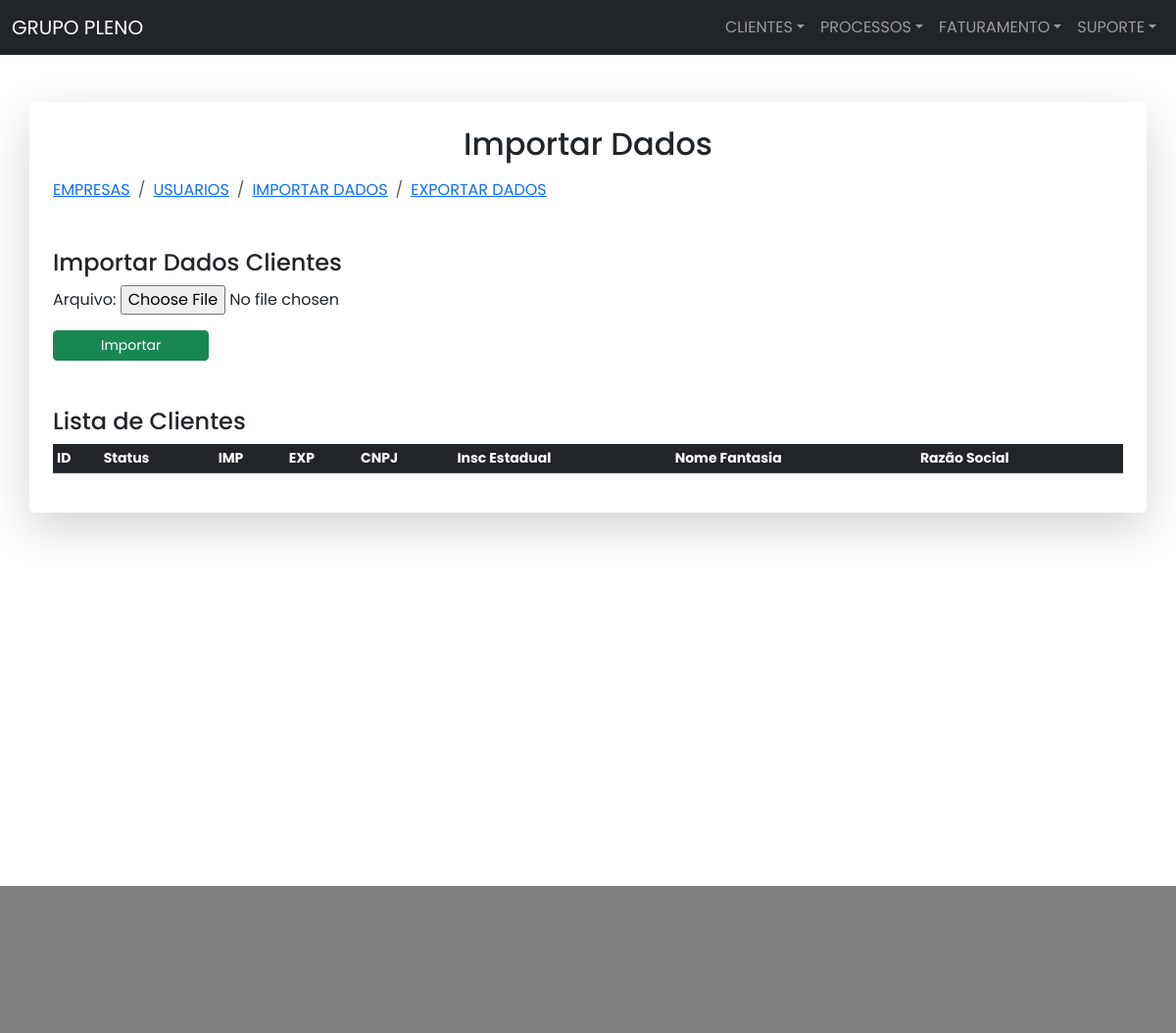
Before: /importarclientes/ with the older database file.
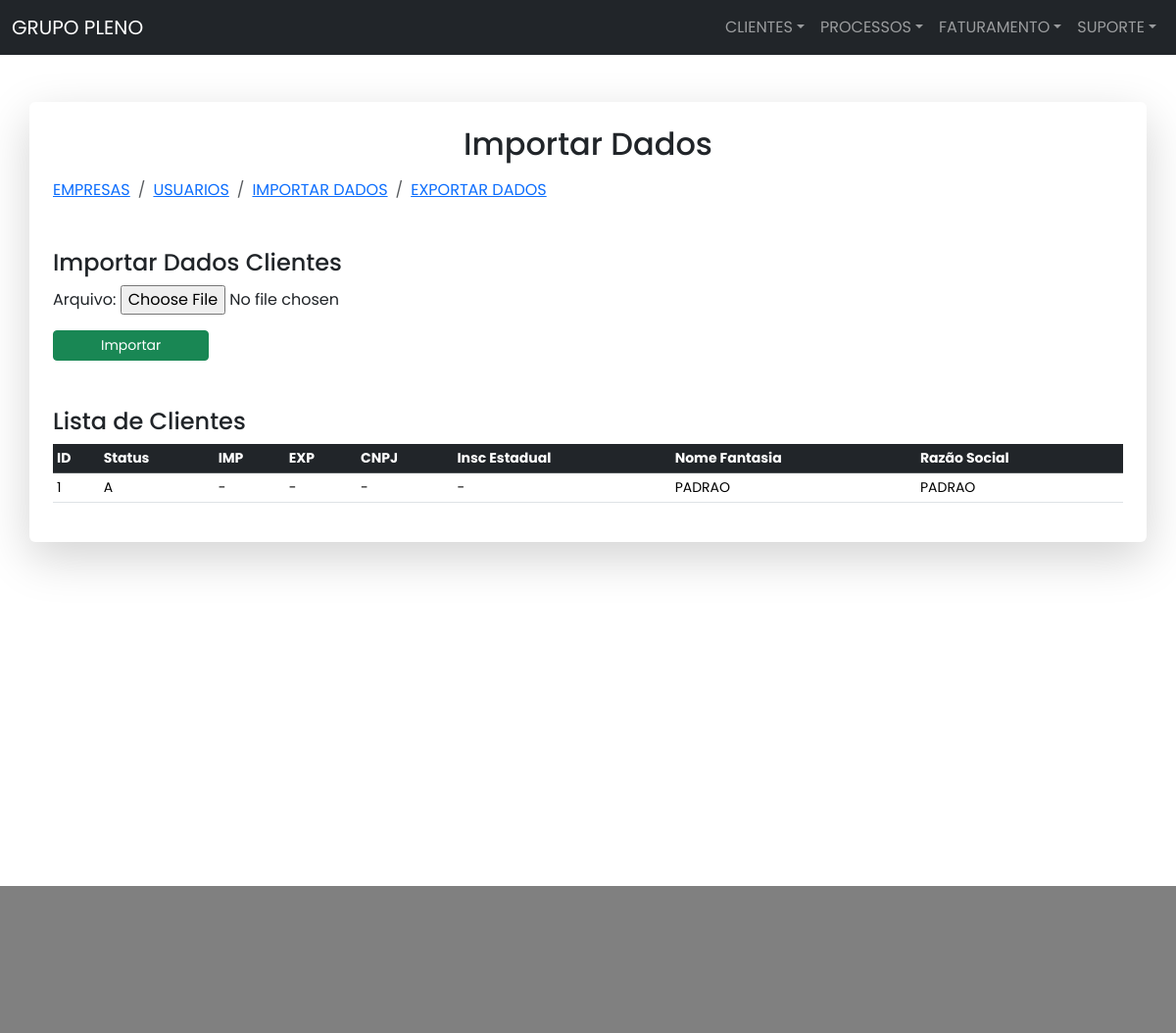
After: the same page with the newer database file.
### parceiros/models.py (models this page shows, shortened)
class Teste1Cliente(models.Model):
    STATUS_CHOICES = [
        ('A', 'ATIVO'),
        ('I', 'INATIVO'),
    ]
    nome = models.CharField(
        max_length=50, verbose_name='NOME FANTASIA', null=True, blank=True)
    razao_social = models.CharField(
        max_length=200, verbose_name='RAZÃO SOCIAL', null=True, blank=True)
    cnpj = models.CharField(
        max_length=25, verbose_name='CNPJ', null=True, blank=True)
    insc_est = models.CharField(
        max_length=25, verbose_name='INSC EST', null=True, blank=True)
    sigla_imp = models.CharField(
        max_length=5, verbose_name='SIGLA IMP', null=True, blank=True)
    sigla_exp = models.CharField(
        max_length=5, verbose_name='SIGLA EXP', null=True, blank=True)
    serv_sigla_imp = models.CharField(
        max_length=5, verbose_name='SIGLA IMP SERV', null=True, blank=True)
    serv_sigla_exp = models.CharField(
        max_length=5, verbose_name='SIGLA EXP SERV', null=True, blank=True)
    cod_interno = models.CharField(
        max_length=25, verbose_name='COD INTERNO', null=True, blank=True)
    observacoes = models.TextField(
        verbose_name='OBSERVACOES', null=True, blank=True)
    status = models.CharField(
        max_length=2, choices=STATUS_CHOICES)
    grupo = models.ForeignKey(Teste1Grupo, related_name='grupos',
                              on_delete=models.SET_NULL,
                              null=True, blank=True)
    categoria = models.ForeignKey(Teste1Categoria, related_name='categorias',
                                  on_delete=models.SET_NULL,
                                  null=True, blank=True)

### suporte/views.py (the view, shortened to what this page needs)
class ImportarClienteView(TemplateView):
    template_name = 'suporte/importar_clientes.html'
    def get(self, request):
        title = 'IMPORTAR CLIENTES'
        clientes = Teste1Cliente.objects.all().order_by('-id')[:50]
        form = ImportarDadosForm()
        return render(request, self.template_name, {
            'title': title,
            'form': form,
            'clientes': clientes
        })

### suporte/forms.py
class ImportarDadosForm(forms.Form):
    arquivo = forms.FileField()

### suporte/templates/suporte/importar_clientes.html (shortened to what this page needs)
{% extends 'base.html' %}
{% load static %}
{% block body %}
<main class="container p-4 shadow-lg p-3 mb-5 bg-white rounded my-5">
    <h2 class="text-center mb-3">Importar Dados</h2>
    {% include 'suporte/_breadcrumb_suporte.html' %}
    <section class="my-5">
        <h4>Importar Dados Clientes</h4>
        <form method="post" enctype="multipart/form-data">
            {{ form.as_p }}
            <button type="submit" class="btn btn-success btn-sm px-5">Importar</button>
        </form>
    </section>
    <h4>Lista de Clientes</h4>
    <table class="table table-responsive table-hover table-sm">
        <thead class="table-dark">
            <tr class="small">
                <th>ID</th>
                <th>Status</th>
                <th>IMP</th>
                <th>EXP</th>
                <th>CNPJ</th>
                <th>Insc Estadual</th>
                <th>Nome Fantasia</th>
                <th>Razão Social</th>
            </tr>
        </thead>
        <tbody class="table-sm">
            {% for cliente in clientes %}
            <tr class="small">
                <td>{{ cliente.id }}</td>
                <td>{{ cliente.status }}</td>
                <td>{{ cliente.sigla_imp }}</td>
                <td>{{ cliente.sigla_exp }}</td>
                <td>{{ cliente.cnpj }}</td>
                <td>{{ cliente.insc_est }}</td>
                <td>{{ cliente.nome }}</td>
                <td>{{ cliente.razao_social }}</td>
            </tr>
            {% endfor %}
        </tbody>
    </table>
</main>
{% endblock %}

Changed rows visible on the page:
added Teste1Cliente: id "1", status "A", sigla_imp "-", sigla_exp "-", cnpj "-", insc_est "-", nome "PADRAO", razao_social "PADRAO"
